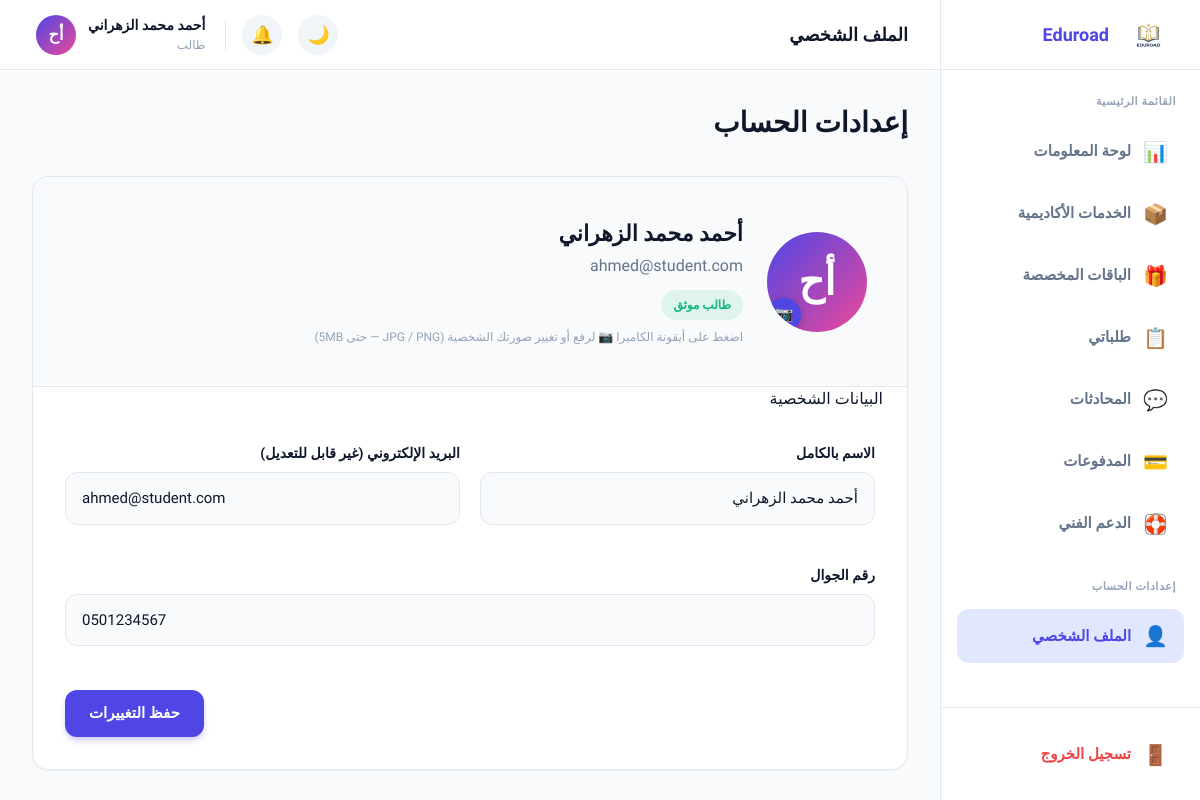
/student/profile.php (signed in), run on the app's committed database.
### tables this page shows
CREATE TABLE IF NOT EXISTS `users` (
  `id`               INT UNSIGNED NOT NULL AUTO_INCREMENT,
  `name`             VARCHAR(100) NOT NULL,
  `email`            VARCHAR(150) NOT NULL UNIQUE,
  `password`         VARCHAR(255) NOT NULL,
  `phone`            VARCHAR(20) DEFAULT NULL,
  `role`             ENUM('student','admin') NOT NULL DEFAULT 'student',
  `status`           ENUM('active','suspended','inactive') NOT NULL DEFAULT 'active',
  `avatar_initials`  VARCHAR(4) DEFAULT NULL COMMENT 'First 2 letters of name for avatar',
  `created_at`       DATETIME NOT NULL DEFAULT CURRENT_TIMESTAMP,
  `updated_at`       DATETIME NOT NULL DEFAULT CURRENT_TIMESTAMP ON UPDATE CURRENT_TIMESTAMP,
  PRIMARY KEY (`id`),
  INDEX `idx_email` (`email`),
  INDEX `idx_role`  (`role`),
  INDEX `idx_status`(`status`)
);

### config/functions.php (called while the page is built, shortened)
<?php
function e(mixed $value): string {
    return htmlspecialchars((string)($value ?? ''), ENT_QUOTES, 'UTF-8');
}

### config/auth.php (called while the page is built, shortened)
<?php
function currentUser(): ?array {
    return [
        'id'     => $_SESSION['user_id'],
        'name'   => $_SESSION['user_name'],
        'email'  => $_SESSION['user_email'],
        'role'   => $_SESSION['user_role'],
        'avatar' => $_SESSION['user_avatar'],
    ];
}

### student/profile.php (the view, shortened to what this page needs)
<?php
require_once __DIR__ . '/../config/auth.php';
require_once __DIR__ . '/../config/functions.php';
$user = currentUser();
$db = db();
$appBase = rtrim(preg_replace('#/student/[^/]+$#', '', $_SERVER['SCRIPT_NAME'] ?? ''), '/');
$stmt = $db->prepare('SELECT * FROM users WHERE id = ? LIMIT 1');
$stmt->execute([$user['id']]);
$userData = $stmt->fetch();
?>
<?php
$pageTitle  = 'الملف الشخصي';
$activePage = 'profile';
require __DIR__ . '/partials/head.php';
require __DIR__ . '/partials/sidebar.php';
?>
      <div style="max-width:900px;margin:0 auto">
        <h1 class="h1" style="margin-bottom:32px">إعدادات الحساب</h1>
        <div class="card" style="padding:0;overflow:hidden">
          <form method="POST" action="profile.php" enctype="multipart/form-data">
          <?php $avatarPath = $userData['avatar_path'] ?? ''; ?>
          <div style="padding:40px;background:var(--bg-body);border-bottom:1px solid var(--border-color);display:flex;align-items:center;gap:24px">
            <div style="width:100px;height:100px;border-radius:50%;background:linear-gradient(135deg, var(--primary), var(--secondary));color:white;display:flex;align-items:center;justify-content:center;font-size:40px;font-weight:800;position:relative;flex-shrink:0;overflow:hidden">
              <?php if ($avatarPath): ?>
                <img id="avatarPreviewImg" src="<?= e($appBase . '/' . $avatarPath) ?>" alt="الصورة الشخصية" style="width:100%;height:100%;object-fit:cover;position:absolute;inset:0">
                <span style="position:relative;display:none"><?= e($user['avatar']) ?></span>
              <?php else: ?>
                <span id="avatarPreviewImg" style="position:relative"><?= e($user['avatar']) ?></span>
              <?php endif; ?>
              <label for="avatarInput" title="تغيير الصورة الشخصية"
                style="position:absolute;bottom:0;left:0;width:34px;height:34px;border-radius:50%;background:var(--primary);color:#fff;display:flex;align-items:center;justify-content:center;font-size:15px;cursor:pointer;box-shadow:0 2px 8px rgba(0,0,0,.25);z-index:2">📷</label>
            </div>
            <div>
              <h2 class="h2" style="margin-bottom:4px"><?= e($userData['name']) ?></h2>
              <div style="color:var(--text-secondary);margin-bottom:12px"><?= e($userData['email']) ?></div>
              <span class="status-badge status-completed">طالب موثق</span>
              <div style="font-size:12px;color:var(--text-muted);margin-top:8px">اضغط على أيقونة الكاميرا 📷 لرفع أو تغيير صورتك الشخصية (JPG / PNG — حتى 5MB)</div>
            </div>
          </div>
          <div class="profile-tabs" style="padding:0 24px;margin-bottom:0">
            <div class="p-tab active">البيانات الشخصية</div>
          </div>
          <div style="padding:32px">
              <div style="display:grid;grid-template-columns:1fr 1fr;gap:20px;margin-bottom:24px">
                <div class="form-group">
                  <label class="form-label">الاسم بالكامل</label>
                  <input type="text" name="name" class="form-input" value="<?= e($userData['name']) ?>" required>
                </div>
                <div class="form-group">
                  <label class="form-label">البريد الإلكتروني (غير قابل للتعديل)</label>
                  <input type="email" class="form-input" value="<?= e($userData['email']) ?>" dir="ltr" readonly style="background:var(--bg-body);cursor:not-allowed">
                </div>
                <div class="form-group" style="grid-column:1/-1">
                  <label class="form-label">رقم الجوال</label>
                  <input type="tel" name="phone" class="form-input" value="<?= e($userData['phone']) ?>" dir="ltr">
                </div>
              </div>
              <div style="display:flex;justify-content:flex-end">
                <button type="submit" class="btn btn-primary">حفظ التغييرات</button>
              </div>
            </form>
          </div>
        </div>
      </div>
<?php require __DIR__ . '/partials/footer.php'; ?>

### student/partials/sidebar.php (shortened to what this page needs)
<?php
$_navItems = [
    ['key' => 'dashboard', 'href' => 'student-dashboard.php', 'icon' => '📊', 'label' => 'لوحة المعلومات'],
    ['key' => 'services',  'href' => 'services.php',          'icon' => '📦', 'label' => 'الخدمات الأكاديمية'],
    ['key' => 'packages',  'href' => 'packages.php',          'icon' => '🎁', 'label' => 'الباقات المخصصة'],
    ['key' => 'orders',    'href' => 'orders.php',            'icon' => '📋', 'label' => 'طلباتي'],
    ['key' => 'chat',      'href' => 'chat.php',              'icon' => '💬', 'label' => 'المحادثات'],
    ['key' => 'payments',  'href' => 'payments.php',          'icon' => '💳', 'label' => 'المدفوعات'],
    ['key' => 'support',   'href' => 'support.php',           'icon' => '🛟', 'label' => 'الدعم الفني'],
];
?>
<div class="app-container">
  <aside class="sidebar" id="sidebar">
    <div class="sidebar-header">
      <img class="logo-icon" src="../image/eduroad_logo.png" alt="Eduroad" style="height:30px;width:auto;object-fit:contain;flex-shrink:0" />
      <div class="logo-text">Eduroad</div>
    </div>
    <nav class="sidebar-nav">
      <div class="nav-section-label">القائمة الرئيسية</div>
      <?php foreach ($_navItems as $_item): ?>
        <a href="<?= $_item['href'] ?>"
           class="nav-item<?= ($activePage === $_item['key']) ? ' active' : '' ?>"
           id="nav-<?= $_item['key'] ?>">
          <span class="nav-icon"><?= $_item['icon'] ?></span>
          <span class="nav-label"><?= $_item['label'] ?></span>
        </a>
      <?php endforeach; ?>
      <div class="nav-section-label" style="margin-top:20px">إعدادات الحساب</div>
      <a href="profile.php"
         class="nav-item<?= ($activePage === 'profile') ? ' active' : '' ?>"
         id="nav-profile">
        <span class="nav-icon">👤</span>
        <span class="nav-label">الملف الشخصي</span>
      </a>
    </nav>
    <div class="sidebar-footer">
      <a href="../logout.php" class="nav-item nav-item--danger" id="nav-logout">
        <span class="nav-icon">🚪</span>
        <span class="nav-label">تسجيل الخروج</span>
      </a>
    </div>
  </aside>
  <main class="main-area">
    <header class="top-navbar">
      <div class="navbar-start">
        <div class="h3"><?= e($pageTitle) ?></div>
      </div>
      <div class="navbar-actions">
        <button class="icon-btn dark-toggle" aria-label="تبديل المظهر" id="darkToggle">🌙</button>
        <button class="icon-btn" aria-label="الإشعارات" id="notifBtn">
          🔔
        </button>
        <a href="profile.php" class="user-profile">
          <div class="user-info">
            <span class="user-name"><?= e($user['name']) ?></span>
            <span class="user-role">طالب</span>
          </div>
          <?php if (!empty($_SESSION['user_avatar_path'])): ?>
            <div class="user-avatar" style="overflow:hidden;padding:0;background:none">
              <img src="<?= e('../' . $_SESSION['user_avatar_path']) ?>" alt="" style="width:100%;height:100%;object-fit:cover">
            </div>
          <?php else: ?>
            <div class="user-avatar"><?= e($user['avatar'] ?? mb_substr($user['name'], 0, 1, 'UTF-8')) ?></div>
          <?php endif; ?>
        </a>
      </div>
    </header>
    <div class="content-wrap">

### data on the page
users: name "أحمد محمد الزهراني", avatar_initials "أح", email "ahmed@student.com", phone "0501234567"

### other printed values
$_item['icon'] "📊"
$_item['label'] "لوحة المعلومات"
$_item['icon'] "📦"
$_item['label'] "الخدمات الأكاديمية"
$_item['icon'] "🎁"
$_item['label'] "الباقات المخصصة"
$_item['icon'] "📋"
$_item['label'] "طلباتي"
$_item['icon'] "💬"
$_item['label'] "المحادثات"
$_item['icon'] "💳"
$_item['label'] "المدفوعات"
$_item['icon'] "🛟"
$_item['label'] "الدعم الفني"
$pageTitle "الملف الشخصي"
